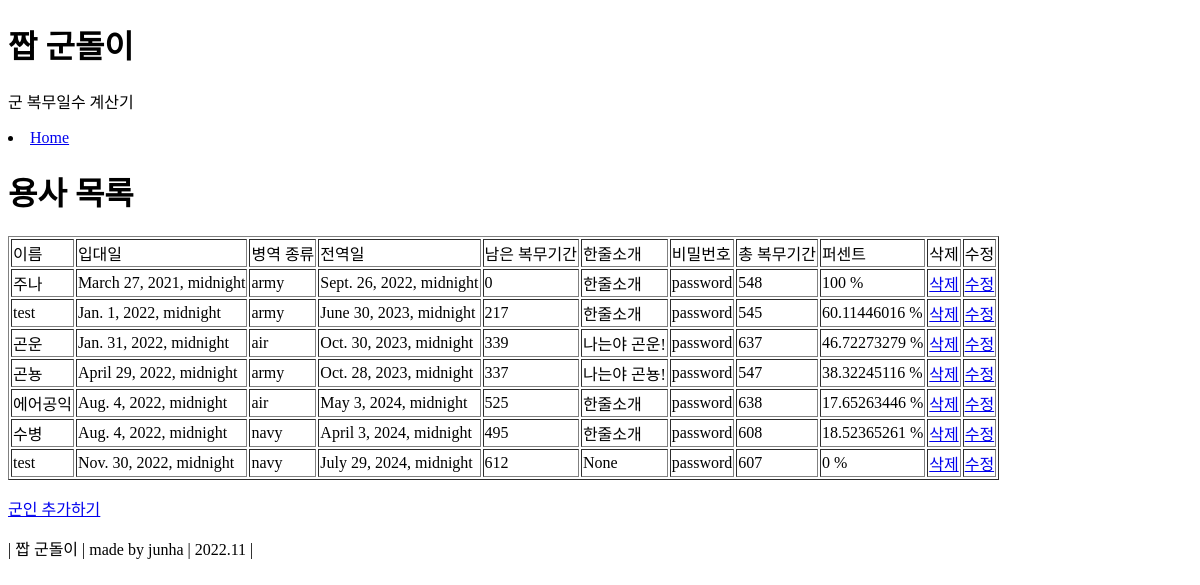
Before: /fake_gundori/ with the older database file.
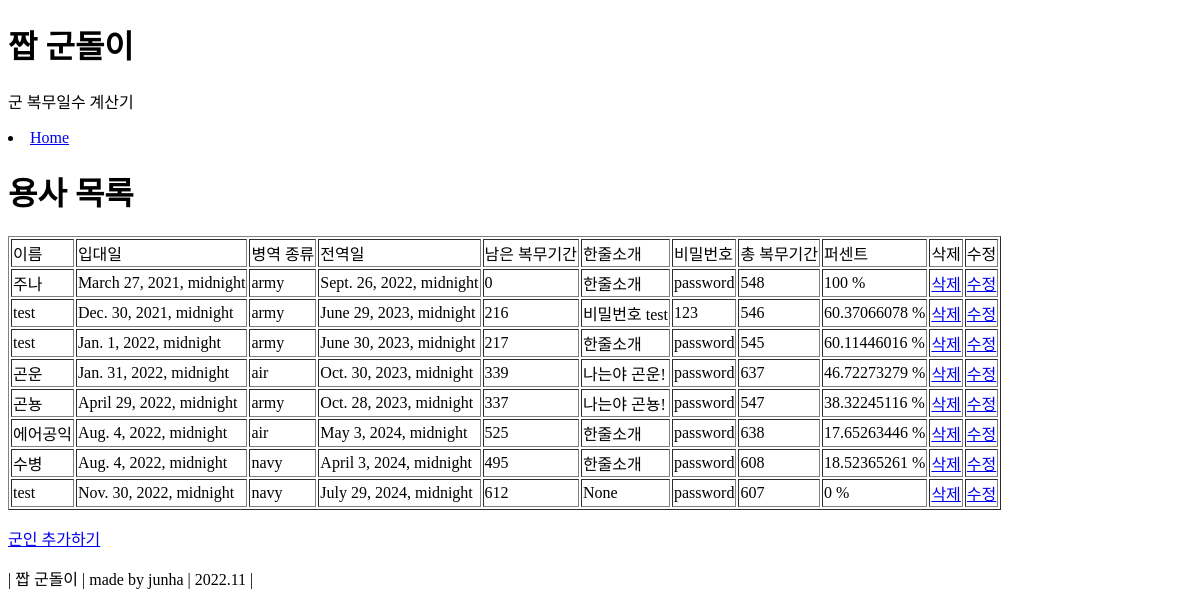
After: the same page with the newer database file.
### fake_gundori/models.py (models this page shows, shortened)
class Soldier(models.Model):
    name = models.CharField(max_length=20)
    password = models.CharField(max_length=20, default="password")
    enter_date = models.DateTimeField()
    army_choice = models.CharField(choices=ARMY_CHOICE, max_length=30, null=True)
    bio = models.CharField(max_length=200, null=True, blank=True, default="한줄소개")
    @property
    def end_date(self):
        enter_date = self.enter_date
        army_choice = self.army_choice
        if army_choice == "army":
            end_date = enter_date + relativedelta(months=18) + relativedelta(days=-1)
        if army_choice == "navy":
            end_date = enter_date + relativedelta(months=20) + relativedelta(days=-1)
        if army_choice == "air":
            end_date = enter_date + relativedelta(months=21) + relativedelta(days=-1)
        return end_date
    @property
    def remain_days(self):
        end_date = self.end_date
        remain_days = (end_date - timezone.now()).days
        if remain_days < 0:
            remain_days = 0
        return remain_days
    @property
    def total_days(self):
        end_date = self.end_date
        enter_date = self.enter_date
        return (end_date - enter_date).days
    @property
    def percent(self):
        end_date = self.end_date
        enter_date = self.enter_date
        serve_timedelta = (timezone.now() - enter_date) # datetime.timedelta object
        total_timedelta = (end_date - enter_date) #datetime.timedelta object
        percent = serve_timedelta.total_seconds() / total_timedelta.total_seconds() * 100
        if percent > 100:
            percent = 100
        if percent < 0:
            percent = 0
        return "{0} %".format(round(percent, 8))

### fake_gundori/views.py (the view)
# urls.py: path('', views.index, name="index"),
def index(request):
    soldiers = Soldier.objects.all().order_by('enter_date')
    content = {
        'soldiers': soldiers,
    }
    return render(request, 'index.html', content)

### fake_gundori/templates/index.html
{% extends "base_generic.html" %}
{% block content %}
  <h1>짭 군돌이</h1>
  <p>군 복무일수 계산기</p>
  <li><a href="{% url 'index' %}">Home</a></li>
  <h1>용사 목록</h1>
  <table border="1">
    <tr>
      <td>이름</td>
      <td>입대일</td>
      <td>병역 종류</td>
      <td>전역일</td>
      <td>남은 복무기간</td>
      <td>한줄소개</td>
      <td>비밀번호</td>
      <td>총 복무기간</td>
      <td>퍼센트</td>
      <td>삭제</td>
      <td>수정</td>
    </tr>
    {% for s in soldiers %}
    <tr>
      <td>{{ s.name }}</td>
      <td>{{ s.enter_date }}</td>
      <td>{{ s.army_choice }}</td>
      <td>{{ s.end_date }}</td>
      <td>{{ s.remain_days }}</td>
      <td>{{ s.bio }}</td>
      <td>{{ s.password }}</td>
      <td>{{ s.total_days }}</td>
      <td>{{ s.percent }}</td>
      <td><a href="delete/{{ s.id }}">삭제</a></td>
      <td><a href="update/{{ s.id }}">수정</a></td>
    </tr>
    {% endfor %}
  </table>
  <p>
    <a href='addsoldier/'>군인 추가하기</a>
  </p>
{% endblock %}

Changed rows visible on the page:
added Soldier: name "test", enter_date "Dec. 30, 2021, midnight", army_choice "army", end_date "June 29, 2023, midnight", remain_days "216", bio "비밀번호 test", password "123", total_days "546", percent "60.37066078 %"
